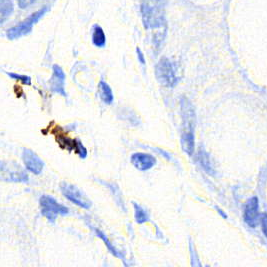
#> input picture yolo-images/image_0.png, 267 x 267 px
$ python -i roi_selection.py   (imports and definitions only)
#> lines starting #> are read from the running program, lines starting #| are printed output that depends on the picture
#> further down, picture is the input picture: shape (267, 267, 3); mean B, G, R 238.3, 233.1, 230.5
# -*- coding: utf-8 -*-
"""ROI-selection.ipynb

Automatically generated by Colaboratory.

Original file is located at
    https://colab.research.google.com/drive/1kGmaFFXuDrMnL-sYTQkjqxWzzgP4u7_f
"""

import numpy as np
import matplotlib.pyplot as plt
from skimage import io
from PIL import Image
import numpy as np # linear algebra
import pandas as pd # data processing, CSV file I/O (e.g. pd.read_csv)
import cv2
import matplotlib.image as mpimg
from matplotlib import pyplot as plt
from matplotlib.patches import Rectangle
import seaborn as sns
import albumentations as A
from skimage.exposure import rescale_intensity


import numpy as np
import matplotlib.pyplot as plt

from skimage import data
from skimage.color import rgb2hed, hed2rgb

def imagePreProcessing(imgarr):
    #Noise Removing
    image = cv2.fastNlMeansDenoisingColored(imgarr,None,10,10,7,21)
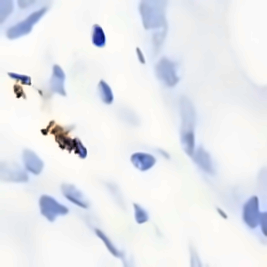
#> image: shape (267, 267, 3); mean B, G, R 238.4, 233.5, 231.4
    #Gaussian Blur
    gaussian_3 = cv2.GaussianBlur(image, (9,9), 10.0) #unblur
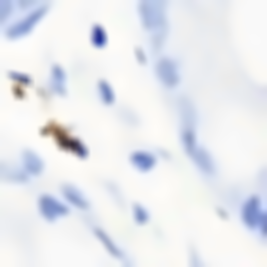
#> gaussian_3: shape (267, 267, 3); mean B, G, R 238.4, 233.5, 231.5
    image = cv2.addWeighted(image, 1.5, gaussian_3, -0.5, 0, image)
        #Laplacian Filter
        #kernel = np.array([[-1,-1,-1], [-1,9,-1], [-1,-1,-1]]) #filter
        #image = cv2.filter2D(image, -1, kernel)
    return image

# [178 lines left out: functions get_brown_score, get_brown_scores, selectBrownScoreBasedROIs, LF2, not called in this run]

>>> import cv2
>>> picture = cv2.imread('yolo-images/image_0.png')
>>> result = imagePreProcessing(picture)

$ run again, on yolo-images/image_107.png
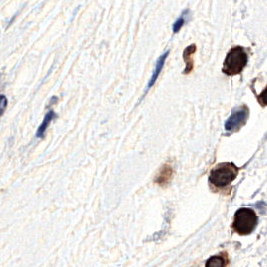
#> input picture yolo-images/image_107.png, 267 x 267 px
#> picture is the input picture: shape (267, 267, 3); mean B, G, R 224.4, 226.5, 229.5
#> in imagePreProcessing, `image = cv2.fastNlMeansDenoisingColored(imgarr,None,10,10,7,21)`:
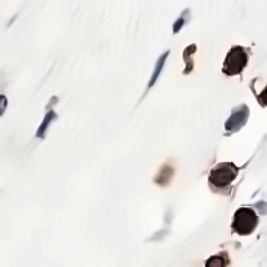
#> image: shape (267, 267, 3); mean B, G, R 224.4, 226.9, 229.8
#> in imagePreProcessing, `gaussian_3 = cv2.GaussianBlur(image, (9,9), 10.0)`:
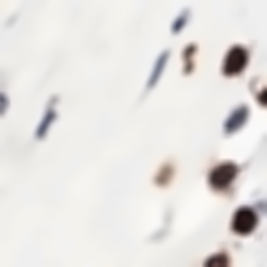
#> gaussian_3: shape (267, 267, 3); mean B, G, R 224.4, 226.9, 229.8

$ run again, on yolo-images/image_11.png
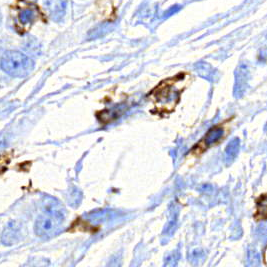
#> input picture yolo-images/image_11.png, 267 x 267 px
#> picture is the input picture: shape (267, 267, 3); mean B, G, R 225.6, 216.3, 214.5
#> in imagePreProcessing, `image = cv2.fastNlMeansDenoisingColored(imgarr,None,10,10,7,21)`:
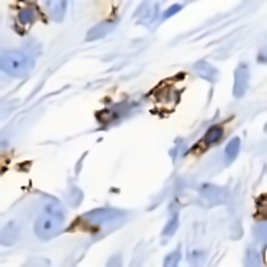
#> image: shape (267, 267, 3); mean B, G, R 226.2, 216.9, 215.1
#> in imagePreProcessing, `gaussian_3 = cv2.GaussianBlur(image, (9,9), 10.0)`:
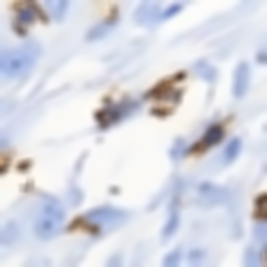
#> gaussian_3: shape (267, 267, 3); mean B, G, R 226.2, 216.9, 215.1

$ run again, on yolo-images/image_112.png
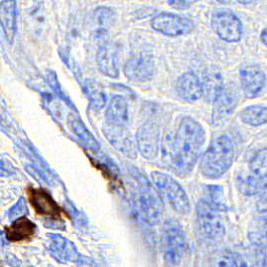
#> input picture yolo-images/image_112.png, 267 x 267 px
#> picture is the input picture: shape (267, 267, 3); mean B, G, R 218.7, 200.9, 195.3
#> in imagePreProcessing, `image = cv2.fastNlMeansDenoisingColored(imgarr,None,10,10,7,21)`:
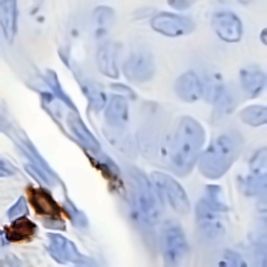
#> image: shape (267, 267, 3); mean B, G, R 218.9, 201.2, 195.8
#> in imagePreProcessing, `gaussian_3 = cv2.GaussianBlur(image, (9,9), 10.0)`:
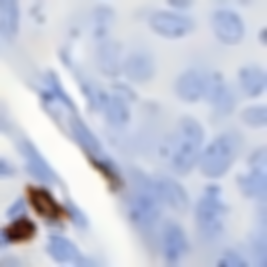
#> gaussian_3: shape (267, 267, 3); mean B, G, R 218.9, 201.2, 195.7
